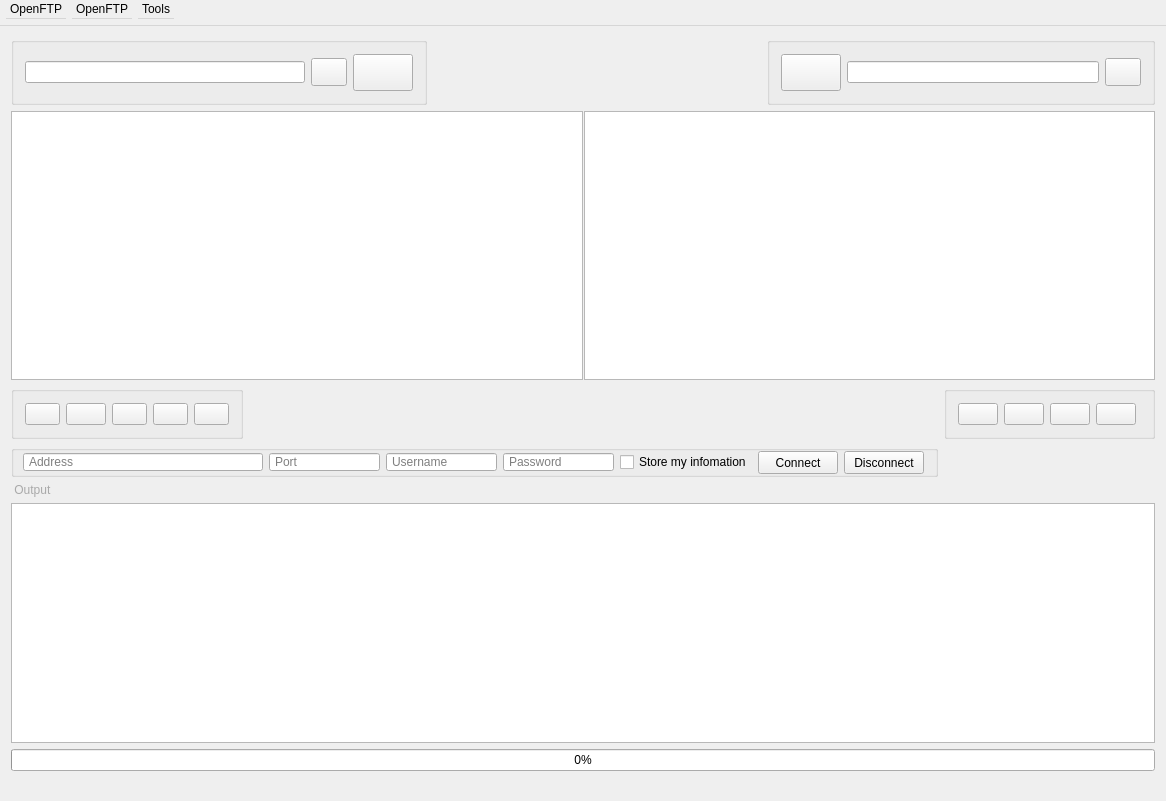
<?xml version="1.0" encoding="UTF-8"?>
<ui version="4.0">
 <class>clientGui</class>
 <widget class="QMainWindow" name="clientGui">
  <property name="geometry">
   <rect>
    <x>0</x>
    <y>0</y>
    <width>1118</width>
    <height>801</height>
   </rect>
  </property>
  <property name="sizePolicy">
   <sizepolicy hsizetype="Fixed" vsizetype="Fixed">
    <horstretch>0</horstretch>
    <verstretch>0</verstretch>
   </sizepolicy>
  </property>
  <property name="windowTitle">
   <string>client</string>
  </property>
  <property name="windowIcon">
   <iconset resource="resources.qrc">
    <normaloff>:/alienIcon/images/icon.png</normaloff>:/alienIcon/images/icon.png</iconset>
  </property>
  <property name="styleSheet">
   <string notr="true"/>
  </property>
  <property name="iconSize">
   <size>
    <width>18</width>
    <height>20</height>
   </size>
  </property>
  <property name="unifiedTitleAndToolBarOnMac">
   <bool>true</bool>
  </property>
  <widget class="QWidget" name="centralWidget">
   <layout class="QGridLayout" name="gridLayout">
    <item row="20" column="2">
     <widget class="QLabel" name="label">
      <property name="styleSheet">
       <string notr="true">color:darkGrey;</string>
      </property>
      <property name="text">
       <string> Output</string>
      </property>
     </widget>
    </item>
    <item row="1" column="2">
     <widget class="QGroupBox" name="groupBox_3">
      <property name="enabled">
       <bool>true</bool>
      </property>
      <property name="sizePolicy">
       <sizepolicy hsizetype="Fixed" vsizetype="Fixed">
        <horstretch>0</horstretch>
        <verstretch>0</verstretch>
       </sizepolicy>
      </property>
      <property name="minimumSize">
       <size>
        <width>346</width>
        <height>40</height>
       </size>
      </property>
      <property name="layoutDirection">
       <enum>Qt::LeftToRight</enum>
      </property>
      <property name="styleSheet">
       <string notr="true"/>
      </property>
      <property name="title">
       <string/>
      </property>
      <property name="flat">
       <bool>true</bool>
      </property>
      <layout class="QHBoxLayout" name="horizontalLayout_2">
       <item>
        <widget class="QLineEdit" name="localSearchEdit">
         <property name="sizePolicy">
          <sizepolicy hsizetype="Preferred" vsizetype="Fixed">
           <horstretch>0</horstretch>
           <verstretch>0</verstretch>
          </sizepolicy>
         </property>
         <property name="minimumSize">
          <size>
           <width>280</width>
           <height>0</height>
          </size>
         </property>
         <property name="maximumSize">
          <size>
           <width>16777215</width>
           <height>16777215</height>
          </size>
         </property>
        </widget>
       </item>
       <item>
        <widget class="QPushButton" name="localSearchButton">
         <property name="sizePolicy">
          <sizepolicy hsizetype="Fixed" vsizetype="Fixed">
           <horstretch>0</horstretch>
           <verstretch>0</verstretch>
          </sizepolicy>
         </property>
         <property name="minimumSize">
          <size>
           <width>36</width>
           <height>28</height>
          </size>
         </property>
         <property name="maximumSize">
          <size>
           <width>36</width>
           <height>28</height>
          </size>
         </property>
         <property name="toolTip">
          <string>Search for directory on the computer.</string>
         </property>
         <property name="layoutDirection">
          <enum>Qt::LeftToRight</enum>
         </property>
         <property name="text">
          <string/>
         </property>
         <property name="icon">
          <iconset resource="resources.qrc">
           <normaloff>:/searchIcon/images/search_button.png</normaloff>:/searchIcon/images/search_button.png</iconset>
         </property>
         <property name="iconSize">
          <size>
           <width>24</width>
           <height>20</height>
          </size>
         </property>
        </widget>
       </item>
       <item>
        <widget class="QPushButton" name="uploadButton">
         <property name="sizePolicy">
          <sizepolicy hsizetype="Fixed" vsizetype="Fixed">
           <horstretch>0</horstretch>
           <verstretch>0</verstretch>
          </sizepolicy>
         </property>
         <property name="minimumSize">
          <size>
           <width>60</width>
           <height>37</height>
          </size>
         </property>
         <property name="toolTip">
          <string>Upload selected files to server.</string>
         </property>
         <property name="layoutDirection">
          <enum>Qt::RightToLeft</enum>
         </property>
         <property name="text">
          <string/>
         </property>
         <property name="icon">
          <iconset resource="resources.qrc">
           <normaloff>:/arrow/images/right.png</normaloff>:/arrow/images/right.png</iconset>
         </property>
         <property name="iconSize">
          <size>
           <width>25</width>
           <height>27</height>
          </size>
         </property>
        </widget>
       </item>
      </layout>
     </widget>
    </item>
    <item row="3" column="2">
     <widget class="QGroupBox" name="groupBox">
      <property name="sizePolicy">
       <sizepolicy hsizetype="Fixed" vsizetype="Fixed">
        <horstretch>0</horstretch>
        <verstretch>0</verstretch>
       </sizepolicy>
      </property>
      <property name="minimumSize">
       <size>
        <width>0</width>
        <height>0</height>
       </size>
      </property>
      <property name="styleSheet">
       <string notr="true"/>
      </property>
      <property name="title">
       <string/>
      </property>
      <property name="flat">
       <bool>true</bool>
      </property>
      <layout class="QHBoxLayout" name="horizontalLayout_3">
       <item>
        <widget class="QPushButton" name="localHomeButton">
         <property name="minimumSize">
          <size>
           <width>0</width>
           <height>0</height>
          </size>
         </property>
         <property name="maximumSize">
          <size>
           <width>35</width>
           <height>16777215</height>
          </size>
         </property>
         <property name="focusPolicy">
          <enum>Qt::StrongFocus</enum>
         </property>
         <property name="toolTip">
          <string>Navigate to the local computers base directory.</string>
         </property>
         <property name="toolTipDuration">
          <number>-1</number>
         </property>
         <property name="whatsThis">
          <string/>
         </property>
         <property name="layoutDirection">
          <enum>Qt::RightToLeft</enum>
         </property>
         <property name="text">
          <string/>
         </property>
         <property name="icon">
          <iconset resource="resources.qrc">
           <normaloff>:/homeIcon/images/home_button.png</normaloff>:/homeIcon/images/home_button.png</iconset>
         </property>
         <property name="iconSize">
          <size>
           <width>22</width>
           <height>22</height>
          </size>
         </property>
        </widget>
       </item>
       <item>
        <widget class="QPushButton" name="localReturnButton">
         <property name="sizePolicy">
          <sizepolicy hsizetype="Fixed" vsizetype="Fixed">
           <horstretch>0</horstretch>
           <verstretch>0</verstretch>
          </sizepolicy>
         </property>
         <property name="minimumSize">
          <size>
           <width>0</width>
           <height>0</height>
          </size>
         </property>
         <property name="toolTip">
          <string>Return to the previous directory.</string>
         </property>
         <property name="layoutDirection">
          <enum>Qt::LeftToRight</enum>
         </property>
         <property name="text">
          <string/>
         </property>
         <property name="icon">
          <iconset resource="resources.qrc">
           <normaloff>:/returnIcon/images/return_button.png</normaloff>:/returnIcon/images/return_button.png</iconset>
         </property>
         <property name="iconSize">
          <size>
           <width>21</width>
           <height>22</height>
          </size>
         </property>
        </widget>
       </item>
       <item>
        <widget class="QPushButton" name="openFileBrowserButton">
         <property name="minimumSize">
          <size>
           <width>0</width>
           <height>0</height>
          </size>
         </property>
         <property name="maximumSize">
          <size>
           <width>35</width>
           <height>16777215</height>
          </size>
         </property>
         <property name="toolTip">
          <string>Open file explorer dialog.</string>
         </property>
         <property name="layoutDirection">
          <enum>Qt::LeftToRight</enum>
         </property>
         <property name="text">
          <string/>
         </property>
         <property name="icon">
          <iconset resource="resources.qrc">
           <normaloff>:/folderIcon/images/folder.png</normaloff>:/folderIcon/images/folder.png</iconset>
         </property>
         <property name="iconSize">
          <size>
           <width>22</width>
           <height>23</height>
          </size>
         </property>
        </widget>
       </item>
       <item>
        <widget class="QPushButton" name="deleteButtonLocal">
         <property name="minimumSize">
          <size>
           <width>0</width>
           <height>0</height>
          </size>
         </property>
         <property name="maximumSize">
          <size>
           <width>35</width>
           <height>16777215</height>
          </size>
         </property>
         <property name="toolTip">
          <string>Delete selected files from the computer.</string>
         </property>
         <property name="text">
          <string/>
         </property>
         <property name="icon">
          <iconset resource="resources.qrc">
           <normaloff>:/deleteIcon/images/delete.png</normaloff>:/deleteIcon/images/delete.png</iconset>
         </property>
         <property name="iconSize">
          <size>
           <width>22</width>
           <height>22</height>
          </size>
         </property>
        </widget>
       </item>
       <item>
        <widget class="QPushButton" name="uploadButton2">
         <property name="maximumSize">
          <size>
           <width>35</width>
           <height>16777215</height>
          </size>
         </property>
         <property name="toolTip">
          <string>Upload selected files to server.</string>
         </property>
         <property name="text">
          <string/>
         </property>
         <property name="icon">
          <iconset resource="resources.qrc">
           <normaloff>:/arrow/images/right.png</normaloff>:/arrow/images/right.png</iconset>
         </property>
         <property name="iconSize">
          <size>
           <width>22</width>
           <height>22</height>
          </size>
         </property>
        </widget>
       </item>
      </layout>
     </widget>
    </item>
    <item row="5" column="2" colspan="6">
     <widget class="QGroupBox" name="groupBox_5">
      <property name="sizePolicy">
       <sizepolicy hsizetype="Fixed" vsizetype="Fixed">
        <horstretch>0</horstretch>
        <verstretch>0</verstretch>
       </sizepolicy>
      </property>
      <property name="minimumSize">
       <size>
        <width>0</width>
        <height>0</height>
       </size>
      </property>
      <property name="title">
       <string/>
      </property>
      <layout class="QHBoxLayout" name="horizontalLayout_5">
       <property name="leftMargin">
        <number>9</number>
       </property>
       <property name="topMargin">
        <number>0</number>
       </property>
       <property name="bottomMargin">
        <number>0</number>
       </property>
       <item>
        <widget class="QLineEdit" name="addressEdit">
         <property name="sizePolicy">
          <sizepolicy hsizetype="Fixed" vsizetype="Fixed">
           <horstretch>0</horstretch>
           <verstretch>0</verstretch>
          </sizepolicy>
         </property>
         <property name="minimumSize">
          <size>
           <width>240</width>
           <height>0</height>
          </size>
         </property>
         <property name="maximumSize">
          <size>
           <width>16777215</width>
           <height>16777215</height>
          </size>
         </property>
         <property name="toolTip">
          <string>Server address to connect.</string>
         </property>
         <property name="styleSheet">
          <string notr="true">padding-left:3px</string>
         </property>
         <property name="placeholderText">
          <string>Address</string>
         </property>
        </widget>
       </item>
       <item>
        <widget class="QLineEdit" name="portEdit">
         <property name="sizePolicy">
          <sizepolicy hsizetype="Fixed" vsizetype="Fixed">
           <horstretch>0</horstretch>
           <verstretch>0</verstretch>
          </sizepolicy>
         </property>
         <property name="minimumSize">
          <size>
           <width>60</width>
           <height>0</height>
          </size>
         </property>
         <property name="maximumSize">
          <size>
           <width>16777215</width>
           <height>16777215</height>
          </size>
         </property>
         <property name="toolTip">
          <string>Server's port to connect.</string>
         </property>
         <property name="styleSheet">
          <string notr="true">padding-left:3px</string>
         </property>
         <property name="placeholderText">
          <string>Port</string>
         </property>
        </widget>
       </item>
       <item>
        <widget class="QLineEdit" name="usernameEdit">
         <property name="sizePolicy">
          <sizepolicy hsizetype="Fixed" vsizetype="Fixed">
           <horstretch>0</horstretch>
           <verstretch>0</verstretch>
          </sizepolicy>
         </property>
         <property name="minimumSize">
          <size>
           <width>110</width>
           <height>0</height>
          </size>
         </property>
         <property name="maximumSize">
          <size>
           <width>16777215</width>
           <height>16777215</height>
          </size>
         </property>
         <property name="toolTip">
          <string>Username supplied by admin.</string>
         </property>
         <property name="styleSheet">
          <string notr="true">padding-left:3px</string>
         </property>
         <property name="placeholderText">
          <string>Username</string>
         </property>
        </widget>
       </item>
       <item>
        <widget class="QLineEdit" name="passwordEdit">
         <property name="enabled">
          <bool>true</bool>
         </property>
         <property name="sizePolicy">
          <sizepolicy hsizetype="Fixed" vsizetype="Fixed">
           <horstretch>0</horstretch>
           <verstretch>0</verstretch>
          </sizepolicy>
         </property>
         <property name="minimumSize">
          <size>
           <width>75</width>
           <height>0</height>
          </size>
         </property>
         <property name="toolTip">
          <string>Password supplied by admin.</string>
         </property>
         <property name="styleSheet">
          <string notr="true">padding-left:3px</string>
         </property>
         <property name="echoMode">
          <enum>QLineEdit::Password</enum>
         </property>
         <property name="placeholderText">
          <string>Password</string>
         </property>
        </widget>
       </item>
       <item>
        <widget class="QCheckBox" name="storeInformationCheckbox">
         <property name="toolTip">
          <string/>
         </property>
         <property name="text">
          <string>Store my infomation</string>
         </property>
        </widget>
       </item>
       <item>
        <widget class="QPushButton" name="connectButton">
         <property name="sizePolicy">
          <sizepolicy hsizetype="Fixed" vsizetype="Fixed">
           <horstretch>0</horstretch>
           <verstretch>0</verstretch>
          </sizepolicy>
         </property>
         <property name="minimumSize">
          <size>
           <width>75</width>
           <height>23</height>
          </size>
         </property>
         <property name="maximumSize">
          <size>
           <width>16777215</width>
           <height>23</height>
          </size>
         </property>
         <property name="toolTip">
          <string>Attempt connection to the server.</string>
         </property>
         <property name="text">
          <string>Connect</string>
         </property>
        </widget>
       </item>
       <item>
        <widget class="QPushButton" name="disconnectButton">
         <property name="sizePolicy">
          <sizepolicy hsizetype="Fixed" vsizetype="Fixed">
           <horstretch>0</horstretch>
           <verstretch>0</verstretch>
          </sizepolicy>
         </property>
         <property name="minimumSize">
          <size>
           <width>75</width>
           <height>23</height>
          </size>
         </property>
         <property name="maximumSize">
          <size>
           <width>16777215</width>
           <height>23</height>
          </size>
         </property>
         <property name="toolTip">
          <string>Disconnect from the server.</string>
         </property>
         <property name="text">
          <string>Disconnect</string>
         </property>
        </widget>
       </item>
      </layout>
     </widget>
    </item>
    <item row="2" column="2" colspan="7">
     <widget class="QSplitter" name="splitter">
      <property name="sizePolicy">
       <sizepolicy hsizetype="Expanding" vsizetype="Expanding">
        <horstretch>0</horstretch>
        <verstretch>0</verstretch>
       </sizepolicy>
      </property>
      <property name="minimumSize">
       <size>
        <width>1100</width>
        <height>0</height>
       </size>
      </property>
      <property name="maximumSize">
       <size>
        <width>16777215</width>
        <height>16777215</height>
       </size>
      </property>
      <property name="styleSheet">
       <string notr="true"/>
      </property>
      <property name="frameShadow">
       <enum>QFrame::Sunken</enum>
      </property>
      <property name="lineWidth">
       <number>5</number>
      </property>
      <property name="midLineWidth">
       <number>2</number>
      </property>
      <property name="orientation">
       <enum>Qt::Horizontal</enum>
      </property>
      <property name="opaqueResize">
       <bool>true</bool>
      </property>
      <property name="handleWidth">
       <number>1</number>
      </property>
      <property name="childrenCollapsible">
       <bool>true</bool>
      </property>
      <widget class="QTableView" name="localBrowser">
       <property name="sizePolicy">
        <sizepolicy hsizetype="Expanding" vsizetype="Expanding">
         <horstretch>1</horstretch>
         <verstretch>0</verstretch>
        </sizepolicy>
       </property>
       <property name="minimumSize">
        <size>
         <width>0</width>
         <height>0</height>
        </size>
       </property>
       <property name="sizeIncrement">
        <size>
         <width>0</width>
         <height>0</height>
        </size>
       </property>
       <property name="baseSize">
        <size>
         <width>0</width>
         <height>0</height>
        </size>
       </property>
       <property name="layoutDirection">
        <enum>Qt::LeftToRight</enum>
       </property>
       <property name="styleSheet">
        <string notr="true"/>
       </property>
       <property name="verticalScrollBarPolicy">
        <enum>Qt::ScrollBarAsNeeded</enum>
       </property>
       <property name="selectionMode">
        <enum>QAbstractItemView::ExtendedSelection</enum>
       </property>
       <property name="selectionBehavior">
        <enum>QAbstractItemView::SelectRows</enum>
       </property>
       <property name="verticalScrollMode">
        <enum>QAbstractItemView::ScrollPerPixel</enum>
       </property>
       <property name="horizontalScrollMode">
        <enum>QAbstractItemView::ScrollPerPixel</enum>
       </property>
       <property name="showGrid">
        <bool>false</bool>
       </property>
       <property name="gridStyle">
        <enum>Qt::DashLine</enum>
       </property>
       <attribute name="horizontalHeaderVisible">
        <bool>true</bool>
       </attribute>
       <attribute name="horizontalHeaderMinimumSectionSize">
        <number>25</number>
       </attribute>
       <attribute name="horizontalHeaderDefaultSectionSize">
        <number>80</number>
       </attribute>
       <attribute name="verticalHeaderVisible">
        <bool>false</bool>
       </attribute>
       <attribute name="verticalHeaderMinimumSectionSize">
        <number>25</number>
       </attribute>
       <attribute name="verticalHeaderDefaultSectionSize">
        <number>25</number>
       </attribute>
      </widget>
      <widget class="QTableView" name="serverBrowser">
       <property name="sizePolicy">
        <sizepolicy hsizetype="Expanding" vsizetype="Expanding">
         <horstretch>1</horstretch>
         <verstretch>0</verstretch>
        </sizepolicy>
       </property>
       <property name="minimumSize">
        <size>
         <width>0</width>
         <height>0</height>
        </size>
       </property>
       <property name="sizeIncrement">
        <size>
         <width>0</width>
         <height>0</height>
        </size>
       </property>
       <property name="styleSheet">
        <string notr="true"/>
       </property>
       <property name="selectionMode">
        <enum>QAbstractItemView::ExtendedSelection</enum>
       </property>
       <property name="selectionBehavior">
        <enum>QAbstractItemView::SelectRows</enum>
       </property>
       <property name="verticalScrollMode">
        <enum>QAbstractItemView::ScrollPerPixel</enum>
       </property>
       <property name="horizontalScrollMode">
        <enum>QAbstractItemView::ScrollPerPixel</enum>
       </property>
       <property name="showGrid">
        <bool>false</bool>
       </property>
       <property name="gridStyle">
        <enum>Qt::DashLine</enum>
       </property>
       <attribute name="horizontalHeaderVisible">
        <bool>true</bool>
       </attribute>
       <attribute name="horizontalHeaderCascadingSectionResizes">
        <bool>false</bool>
       </attribute>
       <attribute name="horizontalHeaderMinimumSectionSize">
        <number>25</number>
       </attribute>
       <attribute name="horizontalHeaderDefaultSectionSize">
        <number>80</number>
       </attribute>
       <attribute name="verticalHeaderVisible">
        <bool>false</bool>
       </attribute>
       <attribute name="verticalHeaderMinimumSectionSize">
        <number>25</number>
       </attribute>
       <attribute name="verticalHeaderDefaultSectionSize">
        <number>25</number>
       </attribute>
      </widget>
     </widget>
    </item>
    <item row="3" column="8">
     <widget class="QGroupBox" name="groupBox_4">
      <property name="sizePolicy">
       <sizepolicy hsizetype="Fixed" vsizetype="Fixed">
        <horstretch>0</horstretch>
        <verstretch>0</verstretch>
       </sizepolicy>
      </property>
      <property name="minimumSize">
       <size>
        <width>0</width>
        <height>0</height>
       </size>
      </property>
      <property name="layoutDirection">
       <enum>Qt::RightToLeft</enum>
      </property>
      <property name="title">
       <string/>
      </property>
      <layout class="QHBoxLayout" name="horizontalLayout_4">
       <property name="spacing">
        <number>6</number>
       </property>
       <property name="rightMargin">
        <number>16</number>
       </property>
       <item>
        <widget class="QPushButton" name="homeButton">
         <property name="sizePolicy">
          <sizepolicy hsizetype="Fixed" vsizetype="Fixed">
           <horstretch>0</horstretch>
           <verstretch>0</verstretch>
          </sizepolicy>
         </property>
         <property name="minimumSize">
          <size>
           <width>0</width>
           <height>0</height>
          </size>
         </property>
         <property name="sizeIncrement">
          <size>
           <width>0</width>
           <height>0</height>
          </size>
         </property>
         <property name="toolTip">
          <string>Navigate to the servers base directory.</string>
         </property>
         <property name="text">
          <string/>
         </property>
         <property name="icon">
          <iconset resource="resources.qrc">
           <normaloff>:/homeIcon/images/home_button.png</normaloff>:/homeIcon/images/home_button.png</iconset>
         </property>
         <property name="iconSize">
          <size>
           <width>22</width>
           <height>22</height>
          </size>
         </property>
         <property name="checkable">
          <bool>false</bool>
         </property>
         <property name="default">
          <bool>false</bool>
         </property>
         <property name="flat">
          <bool>false</bool>
         </property>
        </widget>
       </item>
       <item>
        <widget class="QPushButton" name="returnButton">
         <property name="sizePolicy">
          <sizepolicy hsizetype="Fixed" vsizetype="Fixed">
           <horstretch>0</horstretch>
           <verstretch>0</verstretch>
          </sizepolicy>
         </property>
         <property name="sizeIncrement">
          <size>
           <width>0</width>
           <height>0</height>
          </size>
         </property>
         <property name="toolTip">
          <string>Return to the previous directory on server.</string>
         </property>
         <property name="text">
          <string/>
         </property>
         <property name="icon">
          <iconset resource="resources.qrc">
           <normaloff>:/returnIcon/images/return_button.png</normaloff>:/returnIcon/images/return_button.png</iconset>
         </property>
         <property name="iconSize">
          <size>
           <width>22</width>
           <height>22</height>
          </size>
         </property>
         <property name="checkable">
          <bool>false</bool>
         </property>
         <property name="default">
          <bool>false</bool>
         </property>
         <property name="flat">
          <bool>false</bool>
         </property>
        </widget>
       </item>
       <item>
        <widget class="QPushButton" name="deleteButton">
         <property name="sizePolicy">
          <sizepolicy hsizetype="Fixed" vsizetype="Fixed">
           <horstretch>0</horstretch>
           <verstretch>0</verstretch>
          </sizepolicy>
         </property>
         <property name="sizeIncrement">
          <size>
           <width>0</width>
           <height>0</height>
          </size>
         </property>
         <property name="toolTip">
          <string>Delete selected files on the server.</string>
         </property>
         <property name="text">
          <string/>
         </property>
         <property name="icon">
          <iconset resource="resources.qrc">
           <normaloff>:/deleteIcon/images/delete.png</normaloff>:/deleteIcon/images/delete.png</iconset>
         </property>
         <property name="iconSize">
          <size>
           <width>22</width>
           <height>22</height>
          </size>
         </property>
         <property name="checkable">
          <bool>false</bool>
         </property>
         <property name="default">
          <bool>false</bool>
         </property>
         <property name="flat">
          <bool>false</bool>
         </property>
        </widget>
       </item>
       <item>
        <widget class="QPushButton" name="downloadButton2">
         <property name="toolTip">
          <string>Download selected files from server.</string>
         </property>
         <property name="text">
          <string/>
         </property>
         <property name="icon">
          <iconset resource="resources.qrc">
           <normaloff>:/arrow/images/left.png</normaloff>:/arrow/images/left.png</iconset>
         </property>
         <property name="iconSize">
          <size>
           <width>22</width>
           <height>22</height>
          </size>
         </property>
        </widget>
       </item>
      </layout>
     </widget>
    </item>
    <item row="21" column="2" colspan="7">
     <widget class="QTextBrowser" name="mainTextWindow">
      <property name="sizePolicy">
       <sizepolicy hsizetype="Expanding" vsizetype="Fixed">
        <horstretch>0</horstretch>
        <verstretch>0</verstretch>
       </sizepolicy>
      </property>
      <property name="minimumSize">
       <size>
        <width>100</width>
        <height>240</height>
       </size>
      </property>
      <property name="whatsThis">
       <string/>
      </property>
      <property name="undoRedoEnabled">
       <bool>false</bool>
      </property>
     </widget>
    </item>
    <item row="23" column="2" colspan="7">
     <widget class="QProgressBar" name="progressBar">
      <property name="enabled">
       <bool>true</bool>
      </property>
      <property name="sizePolicy">
       <sizepolicy hsizetype="Expanding" vsizetype="Fixed">
        <horstretch>0</horstretch>
        <verstretch>0</verstretch>
       </sizepolicy>
      </property>
      <property name="minimumSize">
       <size>
        <width>100</width>
        <height>0</height>
       </size>
      </property>
      <property name="value">
       <number>0</number>
      </property>
      <property name="textVisible">
       <bool>true</bool>
      </property>
      <property name="invertedAppearance">
       <bool>false</bool>
      </property>
      <property name="textDirection">
       <enum>QProgressBar::BottomToTop</enum>
      </property>
     </widget>
    </item>
    <item row="1" column="4" colspan="5">
     <widget class="QGroupBox" name="groupBox_2">
      <property name="sizePolicy">
       <sizepolicy hsizetype="Fixed" vsizetype="Fixed">
        <horstretch>0</horstretch>
        <verstretch>0</verstretch>
       </sizepolicy>
      </property>
      <property name="layoutDirection">
       <enum>Qt::RightToLeft</enum>
      </property>
      <property name="title">
       <string/>
      </property>
      <property name="alignment">
       <set>Qt::AlignRight|Qt::AlignTrailing|Qt::AlignVCenter</set>
      </property>
      <layout class="QHBoxLayout" name="horizontalLayout">
       <item>
        <widget class="QPushButton" name="searchButton">
         <property name="sizePolicy">
          <sizepolicy hsizetype="Fixed" vsizetype="Fixed">
           <horstretch>0</horstretch>
           <verstretch>0</verstretch>
          </sizepolicy>
         </property>
         <property name="minimumSize">
          <size>
           <width>36</width>
           <height>28</height>
          </size>
         </property>
         <property name="maximumSize">
          <size>
           <width>36</width>
           <height>28</height>
          </size>
         </property>
         <property name="sizeIncrement">
          <size>
           <width>0</width>
           <height>0</height>
          </size>
         </property>
         <property name="toolTip">
          <string>Search for directory on the server.</string>
         </property>
         <property name="layoutDirection">
          <enum>Qt::RightToLeft</enum>
         </property>
         <property name="text">
          <string/>
         </property>
         <property name="icon">
          <iconset resource="resources.qrc">
           <normaloff>:/searchIcon/images/search_button.png</normaloff>:/searchIcon/images/search_button.png</iconset>
         </property>
         <property name="iconSize">
          <size>
           <width>22</width>
           <height>19</height>
          </size>
         </property>
         <property name="checkable">
          <bool>false</bool>
         </property>
         <property name="default">
          <bool>false</bool>
         </property>
         <property name="flat">
          <bool>false</bool>
         </property>
        </widget>
       </item>
       <item>
        <widget class="QLineEdit" name="serverSearchEdit">
         <property name="sizePolicy">
          <sizepolicy hsizetype="Fixed" vsizetype="Fixed">
           <horstretch>0</horstretch>
           <verstretch>0</verstretch>
          </sizepolicy>
         </property>
         <property name="minimumSize">
          <size>
           <width>252</width>
           <height>0</height>
          </size>
         </property>
         <property name="maximumSize">
          <size>
           <width>16777215</width>
           <height>16777215</height>
          </size>
         </property>
         <property name="layoutDirection">
          <enum>Qt::RightToLeft</enum>
         </property>
         <property name="cursorPosition">
          <number>0</number>
         </property>
        </widget>
       </item>
       <item>
        <widget class="QPushButton" name="downloadButton">
         <property name="sizePolicy">
          <sizepolicy hsizetype="Fixed" vsizetype="Fixed">
           <horstretch>0</horstretch>
           <verstretch>0</verstretch>
          </sizepolicy>
         </property>
         <property name="minimumSize">
          <size>
           <width>60</width>
           <height>37</height>
          </size>
         </property>
         <property name="toolTip">
          <string>Download selected files from server.</string>
         </property>
         <property name="layoutDirection">
          <enum>Qt::LeftToRight</enum>
         </property>
         <property name="text">
          <string/>
         </property>
         <property name="icon">
          <iconset resource="resources.qrc">
           <normaloff>:/arrow/images/left.png</normaloff>:/arrow/images/left.png</iconset>
         </property>
         <property name="iconSize">
          <size>
           <width>25</width>
           <height>27</height>
          </size>
         </property>
        </widget>
       </item>
      </layout>
     </widget>
    </item>
   </layout>
  </widget>
  <widget class="QMenuBar" name="menuBar">
   <property name="geometry">
    <rect>
     <x>0</x>
     <y>0</y>
     <width>1118</width>
     <height>26</height>
    </rect>
   </property>
   <property name="minimumSize">
    <size>
     <width>0</width>
     <height>26</height>
    </size>
   </property>
   <property name="styleSheet">
    <string notr="true"/>
   </property>
   <property name="defaultUp">
    <bool>false</bool>
   </property>
   <property name="nativeMenuBar">
    <bool>false</bool>
   </property>
   <widget class="QMenu" name="menuOptions">
    <property name="layoutDirection">
     <enum>Qt::LeftToRight</enum>
    </property>
    <property name="title">
     <string>Tools</string>
    </property>
    <addaction name="actionOptions"/>
   </widget>
   <widget class="QMenu" name="menuFile">
    <property name="tearOffEnabled">
     <bool>false</bool>
    </property>
    <property name="title">
     <string>OpenFTP</string>
    </property>
    <property name="separatorsCollapsible">
     <bool>false</bool>
    </property>
    <property name="toolTipsVisible">
     <bool>false</bool>
    </property>
    <addaction name="actionExit"/>
   </widget>
   <widget class="QMenu" name="menuIcon">
    <property name="title">
     <string>OpenFTP</string>
    </property>
    <property name="icon">
     <iconset resource="resources.qrc">
      <normaloff>:/alienIcon/images/icon.png</normaloff>:/alienIcon/images/icon.png</iconset>
    </property>
   </widget>
   <addaction name="menuIcon"/>
   <addaction name="menuFile"/>
   <addaction name="menuOptions"/>
  </widget>
  <widget class="QStatusBar" name="statusBar">
   <property name="maximumSize">
    <size>
     <width>16777215</width>
     <height>16777215</height>
    </size>
   </property>
   <property name="sizeGripEnabled">
    <bool>false</bool>
   </property>
  </widget>
  <action name="actionOptions">
   <property name="text">
    <string>Options</string>
   </property>
  </action>
  <action name="actionExit">
   <property name="text">
    <string>Exit</string>
   </property>
  </action>
  <action name="actionExitIcon">
   <property name="icon">
    <iconset resource="resources.qrc">
     <normaloff>:/headers/images/exit.png</normaloff>:/headers/images/exit.png</iconset>
   </property>
   <property name="text">
    <string>exitIcon</string>
   </property>
  </action>
  <action name="actionFullscreen">
   <property name="icon">
    <iconset resource="resources.qrc">
     <normaloff>:/headers/images/fullscreen.png</normaloff>:/headers/images/fullscreen.png</iconset>
   </property>
   <property name="text">
    <string>fullscreen</string>
   </property>
  </action>
  <action name="actionMinimize">
   <property name="icon">
    <iconset resource="resources.qrc">
     <normaloff>:/headers/images/minimize.png</normaloff>:/headers/images/minimize.png</iconset>
   </property>
   <property name="text">
    <string>minimize</string>
   </property>
  </action>
 </widget>
 <layoutdefault spacing="6" margin="11"/>
 <tabstops>
  <tabstop>localHomeButton</tabstop>
  <tabstop>localReturnButton</tabstop>
  <tabstop>openFileBrowserButton</tabstop>
  <tabstop>localBrowser</tabstop>
  <tabstop>serverBrowser</tabstop>
 </tabstops>
 <resources>
  <include location="resources.qrc"/>
 </resources>
 <connections/>
</ui>
